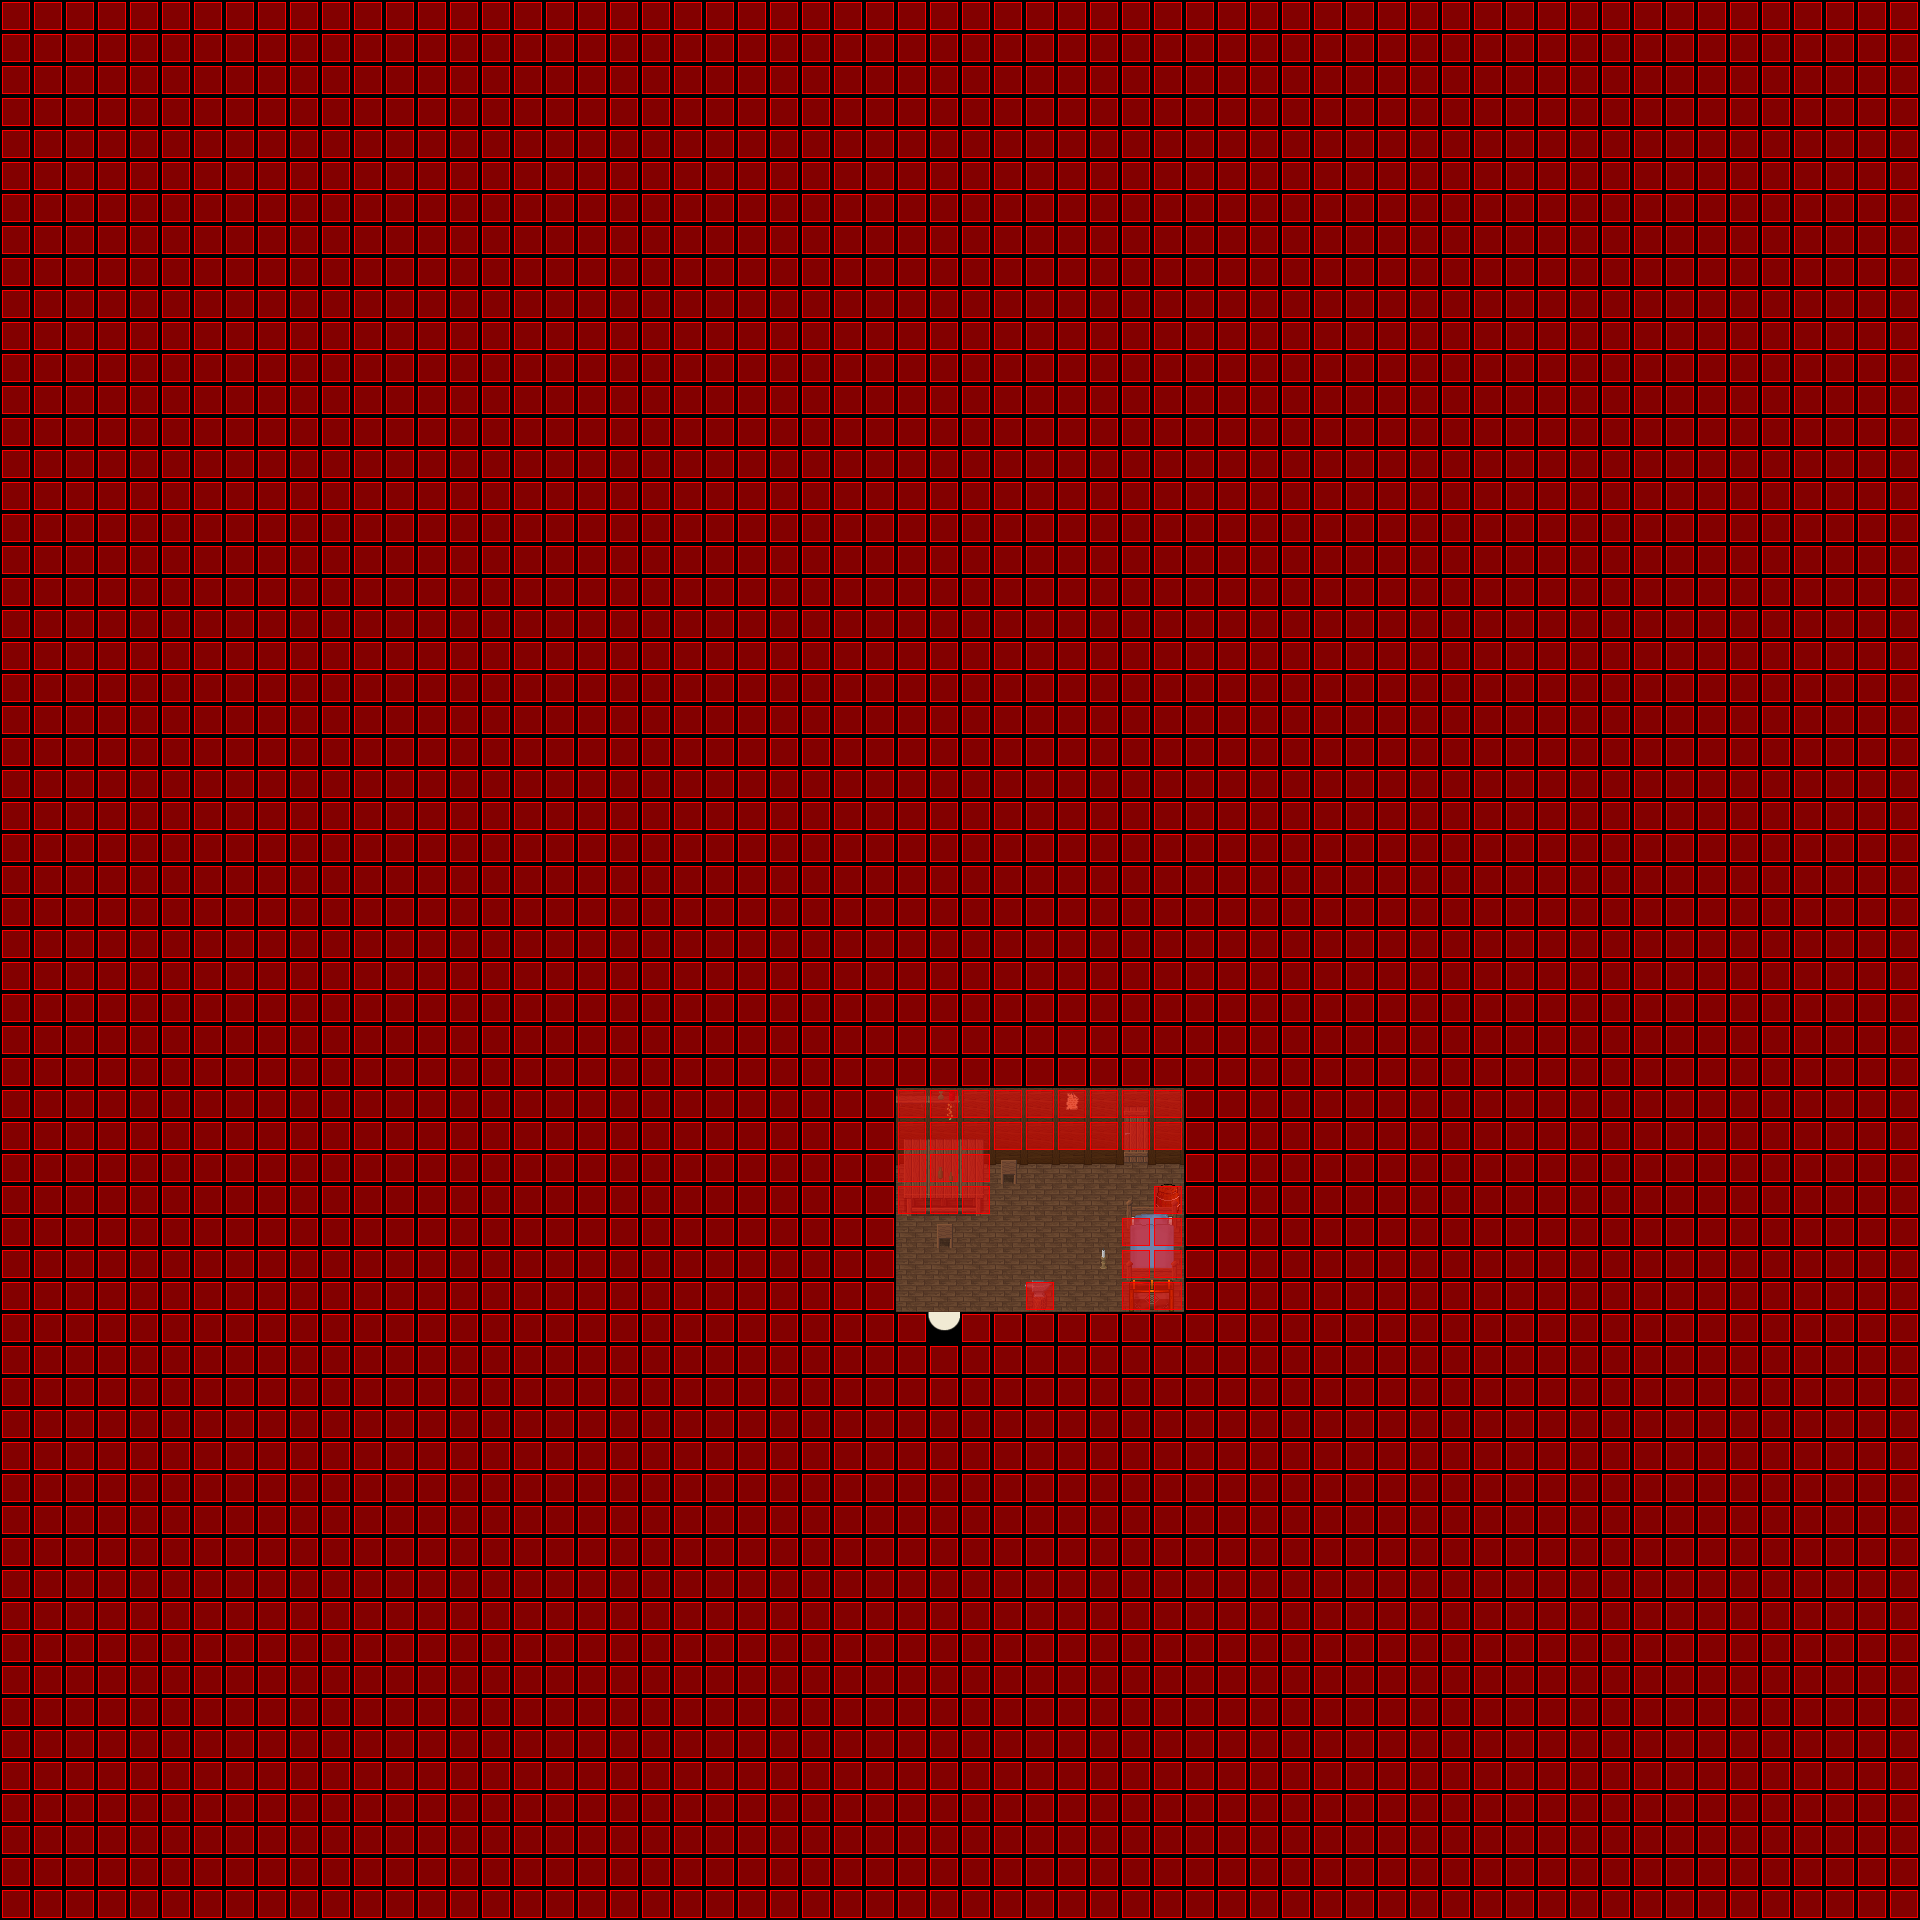

Tiled map render using the project's own tile images. Description and the map definition, with tile-layer contents summarised, below:
An orthogonal 60x60 tile map with 32x32 px tiles, 7 tile layers (Ground, Ground, Ground, Ground, ...), 6 tilesets and 2 objects (SCRIPT, WARP).

<map version="1.0" orientation="orthogonal" width="60" height="60" tilewidth="32" tileheight="32">
 <properties>
  <property name="music" value="faith.ogg" />
 </properties>
 <tileset firstgid="1" name="collision1_32_32" tilewidth="32" tileheight="32">
  <image source="../graphics/tiles/collision1_32_32.png" width="1024" height="1024" />
 </tileset>
 <tileset firstgid="1025" name="indoor3_32_32" tilewidth="32" tileheight="32">
  <image source="../graphics/tiles/indoor3_32_32.png" width="1024" height="1024" />
 </tileset>
 <tileset firstgid="2049" name="indoor2_32_32" tilewidth="32" tileheight="32">
  <image source="../graphics/tiles/indoor2_32_32.png" width="1024" height="1024" />
 </tileset>
 <tileset firstgid="3073" name="indoor2_32_64" tilewidth="32" tileheight="64">
  <image source="../graphics/tiles/indoor2_32_64.png" width="1024" height="1024" />
 </tileset>
 <tileset firstgid="3585" name="indoor2_32_96" tilewidth="32" tileheight="96">
  <image source="../graphics/tiles/indoor2_32_96.png" width="1024" height="960" />
 </tileset>
 <tileset firstgid="3905" name="indoor1_32_64" tilewidth="32" tileheight="64">
  <image source="../graphics/tiles/indoor1_32_64.png" width="1024" height="1024" />
 </tileset>
 <layer name="Ground" width="60" height="60">
  <data>[3600 cells, 3600 non-empty, 3 distinct tile ids]</data>
 </layer>
 <layer name="Ground" width="60" height="60">
  <data>[3600 cells, 28 non-empty, 7 distinct tile ids]</data>
 </layer>
 <layer name="Ground" width="60" height="60">
  <data>[3600 cells, 17 non-empty, 16 distinct tile ids]</data>
 </layer>
 <layer name="Ground" width="60" height="60">
  <data>[3600 cells, 6 non-empty, 6 distinct tile ids]</data>
 </layer>
 <layer name="Fringe" width="60" height="60">
  <data>[3600 cells, 0 non-empty, 0 distinct tile ids]</data>
 </layer>
 <layer name="Over" width="60" height="60">
  <data>[3600 cells, 2 non-empty, 2 distinct tile ids]</data>
 </layer>
 <layer name="Collision" width="60" height="60">
  <data>[3600 cells, 3568 non-empty, 1 distinct tile ids]</data>
 </layer>
 <objectgroup name="Object" width="60" height="60">
  <object name="External Map Events" type="SCRIPT" x="0" y="0">
   <properties>
    <property name="FILENAME" value="scripts/maps/iw-nelaro-house14-o00-o00-o00.lua" />
   </properties>
  </object>
  <object name="Warp to city" type="WARP" x="928" y="1312" width="32" height="32">
   <properties>
    <property name="DEST_MAP" value="ow-o0000-n0004-o0000" />
    <property name="DEST_X" value="3280" />
    <property name="DEST_Y" value="2960" />
   </properties>
  </object>
 </objectgroup>
</map>
